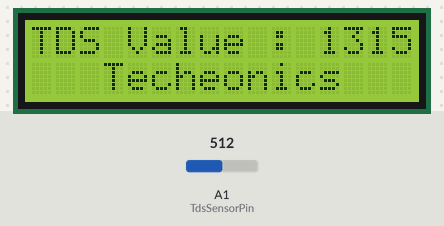
Simulated run of this sketch. Board: Arduino Uno, built with avr-gcc and run on an emulated ATmega328P. On the bench: 16×2 character LCD. The test bench sets the inputs (shaded band); at power-on: A1 (TdsSensorPin) = 512. What the sketch prints to the serial monitor is not drawn.

Above: at 1.4 s.
1.5 s: A1 (TdsSensorPin) set to 716
At 3.6 s:
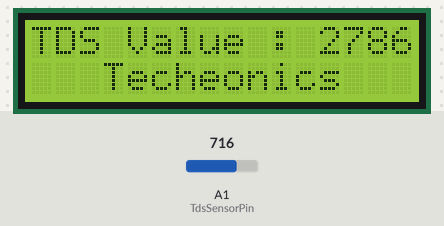
3.9 s: A1 (TdsSensorPin) set to 810
At 5.5 s:
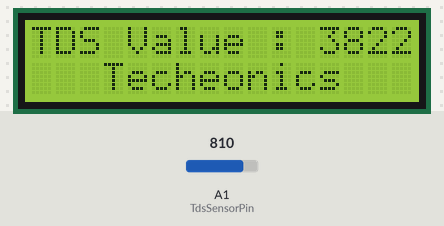
6.3 s: A1 (TdsSensorPin) set to 790
At 8.6 s:
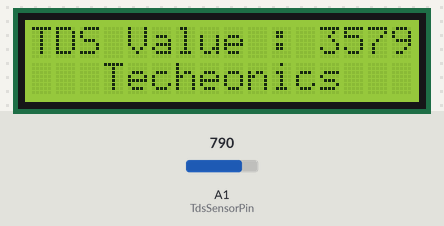
Timing chart, 0 to 10.1 s (numbered marks = the images above; inputs shaded):
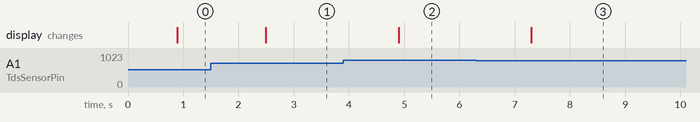

The sketch:

tdsMeter_DFRobot_.ino
```cpp
/***************************************************
 Created 21-11-2020
 By Gaurav Kumar (Techeonics) <thetecheonics@gmail.com>

 See <http://www.techeonics.com> for details.
 Youtube Video :- https://youtu.be/-CXHtn1bhIg
 ****************************************************/
#include <LiquidCrystal_I2C.h> // Library for LCD
LiquidCrystal_I2C lcd(0x27, 16, 2); // I2C address 0x27, 16 column and 2 rows
#define TdsSensorPin A1
#define VREF 5.0      // analog reference voltage(Volt) of the ADC
#define SCOUNT  30           // sum of sample point
int analogBuffer[SCOUNT];    // store the analog value in the array, read from ADC
int analogBufferTemp[SCOUNT];
int analogBufferIndex = 0,copyIndex = 0;
float averageVoltage = 0,tdsValue = 0,temperature = 25;

void setup()
{
    Serial.begin(115200);
    pinMode(TdsSensorPin,INPUT);
    lcd.init(); // initialize the lcd
  lcd.backlight();
}

void loop()
{
   static unsigned long analogSampleTimepoint = millis();
   if(millis()-analogSampleTimepoint > 40U)     //every 40 milliseconds,read the analog value from the ADC
   {
     analogSampleTimepoint = millis();
     analogBuffer[analogBufferIndex] = analogRead(TdsSensorPin);    //read the analog value and store into the buffer
     analogBufferIndex++;
     if(analogBufferIndex == SCOUNT)
         analogBufferIndex = 0;
   }
   static unsigned long printTimepoint = millis();
   if(millis()-printTimepoint > 800U)
   {
      printTimepoint = millis();
      for(copyIndex=0;copyIndex<SCOUNT;copyIndex++)
        analogBufferTemp[copyIndex]= analogBuffer[copyIndex];
      averageVoltage = getMedianNum(analogBufferTemp,SCOUNT) * (float)VREF / 1024.0; // read the analog value more stable by the median filtering algorithm, and convert to voltage value
      float compensationCoefficient=1.0+0.02*(temperature-25.0);    //temperature compensation formula: fFinalResult(25^C) = fFinalResult(current)/(1.0+0.02*(fTP-25.0));
      float compensationVolatge=averageVoltage/compensationCoefficient;  //temperature compensation
      tdsValue=(133.42*compensationVolatge*compensationVolatge*compensationVolatge - 255.86*compensationVolatge*compensationVolatge + 857.39*compensationVolatge)*0.5; //convert voltage value to tds value
      //Serial.print("voltage:");
      //Serial.print(averageVoltage,2);
      //Serial.print("V   ");
      Serial.print("TDS Value:");
      Serial.print(tdsValue,0);
      Serial.println("ppm");


  lcd.setCursor(0, 0);
  lcd.print("TDS Value : ");
  lcd.print(tdsValue,0);
  lcd.setCursor(3, 1);
  lcd.print("Techeonics");
   }
}
int getMedianNum(int bArray[], int iFilterLen)
{
      int bTab[iFilterLen];
      for (byte i = 0; i<iFilterLen; i++)
      bTab[i] = bArray[i];
      int i, j, bTemp;
      for (j = 0; j < iFilterLen - 1; j++)
      {
      for (i = 0; i < iFilterLen - j - 1; i++)
          {
        if (bTab[i] > bTab[i + 1])
            {
        bTemp = bTab[i];
            bTab[i] = bTab[i + 1];
        bTab[i + 1] = bTemp;
         }
      }
      }
      if ((iFilterLen & 1) > 0)
    bTemp = bTab[(iFilterLen - 1) / 2];
      else
    bTemp = (bTab[iFilterLen / 2] + bTab[iFilterLen / 2 - 1]) / 2;
      return bTemp;
}
```

Measured:
- after the input at 1.5 s, the display: changes after 0.99 s (image 1)
- after the input at 3.9 s, the display: changes after 1.0 s (image 2)
- after the input at 6.3 s, the display: changes after 1.0 s (image 3)
